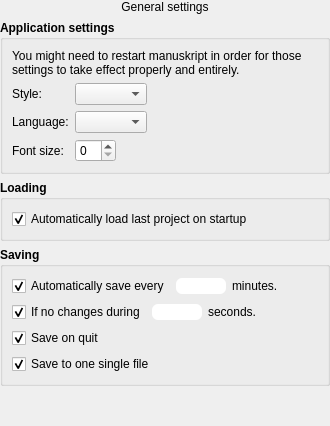
     <widget class="QWidget" name="stackedWidgetPage1">
      <layout class="QVBoxLayout" name="verticalLayout_7">
       <property name="leftMargin">
        <number>0</number>
       </property>
       <property name="topMargin">
        <number>0</number>
       </property>
       <property name="rightMargin">
        <number>0</number>
       </property>
       <property name="bottomMargin">
        <number>0</number>
       </property>
       <item>
        <widget class="QLabel" name="lblTitleGeneral">
         <property name="sizePolicy">
          <sizepolicy hsizetype="Preferred" vsizetype="Fixed">
           <horstretch>0</horstretch>
           <verstretch>0</verstretch>
          </sizepolicy>
         </property>
         <property name="text">
          <string>General settings</string>
         </property>
         <property name="alignment">
          <set>Qt::AlignCenter</set>
         </property>
        </widget>
       </item>
       <item>
        <widget class="QGroupBox" name="groupBox_2">
         <property name="font">
          <font>
           <weight>75</weight>
           <bold>true</bold>
          </font>
         </property>
         <property name="title">
          <string>Application settings</string>
         </property>
         <layout class="QFormLayout" name="formLayout_13">
          <property name="fieldGrowthPolicy">
           <enum>QFormLayout::FieldsStayAtSizeHint</enum>
          </property>
          <item row="3" column="0">
           <widget class="QLabel" name="label_56">
            <property name="font">
             <font>
              <weight>50</weight>
              <bold>false</bold>
             </font>
            </property>
            <property name="text">
             <string>Style:</string>
            </property>
           </widget>
          </item>
          <item row="3" column="1">
           <widget class="QComboBox" name="cmbStyle">
            <property name="font">
             <font>
              <weight>50</weight>
              <bold>false</bold>
             </font>
            </property>
           </widget>
          </item>
          <item row="6" column="0">
           <widget class="QLabel" name="label_57">
            <property name="font">
             <font>
              <weight>50</weight>
              <bold>false</bold>
             </font>
            </property>
            <property name="text">
             <string>Language:</string>
            </property>
           </widget>
          </item>
          <item row="6" column="1">
           <widget class="QComboBox" name="cmbTranslation">
            <property name="font">
             <font>
              <weight>50</weight>
              <bold>false</bold>
             </font>
            </property>
           </widget>
          </item>
          <item row="7" column="0">
           <widget class="QLabel" name="label_58">
            <property name="font">
             <font>
              <weight>50</weight>
              <bold>false</bold>
             </font>
            </property>
            <property name="text">
             <string>Font size:</string>
            </property>
           </widget>
          </item>
          <item row="7" column="1">
           <widget class="QSpinBox" name="spnGeneralFontSize">
            <property name="font">
             <font>
              <weight>50</weight>
              <bold>false</bold>
             </font>
            </property>
           </widget>
          </item>
          <item row="2" column="0" colspan="2">
           <widget class="QLabel" name="label_2">
            <property name="font">
             <font>
              <weight>50</weight>
              <bold>false</bold>
             </font>
            </property>
            <property name="text">
             <string>You might need to restart manuskript in order for those settings to take effect properly and entirely.</string>
            </property>
            <property name="wordWrap">
             <bool>true</bool>
            </property>
           </widget>
          </item>
         </layout>
        </widget>
       </item>
       <item>
        <widget class="QGroupBox" name="groupBox_10">
         <property name="font">
          <font>
           <weight>75</weight>
           <bold>true</bold>
          </font>
         </property>
         <property name="title">
          <string>Loading</string>
         </property>
         <layout class="QVBoxLayout" name="verticalLayout_18">
          <item>
           <widget class="QCheckBox" name="chkAutoLoad">
            <property name="font">
             <font>
              <weight>50</weight>
              <bold>false</bold>
             </font>
            </property>
            <property name="text">
             <string>Automatically load last project on startup</string>
            </property>
            <property name="checked">
             <bool>true</bool>
            </property>
           </widget>
          </item>
         </layout>
        </widget>
       </item>
       <item>
        <widget class="QGroupBox" name="groupBox">
         <property name="font">
          <font>
           <weight>75</weight>
           <bold>true</bold>
          </font>
         </property>
         <property name="title">
          <string>Saving</string>
         </property>
         <layout class="QVBoxLayout" name="verticalLayout_6">
          <item>
           <layout class="QHBoxLayout" name="horizontalLayout_5">
            <item>
             <widget class="QCheckBox" name="chkAutoSave">
              <property name="font">
               <font>
                <weight>50</weight>
                <bold>false</bold>
               </font>
              </property>
              <property name="text">
               <string>Automatically save every</string>
              </property>
              <property name="checked">
               <bool>true</bool>
              </property>
             </widget>
            </item>
            <item>
             <widget class="QLineEdit" name="txtAutoSave">
              <property name="sizePolicy">
               <sizepolicy hsizetype="Preferred" vsizetype="Fixed">
                <horstretch>0</horstretch>
                <verstretch>0</verstretch>
               </sizepolicy>
              </property>
              <property name="maximumSize">
               <size>
                <width>50</width>
                <height>16777215</height>
               </size>
              </property>
              <property name="font">
               <font>
                <weight>50</weight>
                <bold>false</bold>
               </font>
              </property>
              <property name="styleSheet">
               <string notr="true">border-radius: 6px;</string>
              </property>
              <property name="maxLength">
               <number>3</number>
              </property>
              <property name="alignment">
               <set>Qt::AlignCenter</set>
              </property>
             </widget>
            </item>
            <item>
             <widget class="QLabel" name="label">
              <property name="font">
               <font>
                <weight>50</weight>
                <bold>false</bold>
               </font>
              </property>
              <property name="text">
               <string>minutes.</string>
              </property>
             </widget>
            </item>
            <item>
             <spacer name="horizontalSpacer_3">
              <property name="font">
               <font>
                <weight>50</weight>
                <bold>false</bold>
               </font>
              </property>
              <property name="orientation">
               <enum>Qt::Horizontal</enum>
              </property>
              <property name="sizeHint" stdset="0">
               <size>
                <width>40</width>
                <height>20</height>
               </size>
              </property>
             </spacer>
            </item>
           </layout>
          </item>
          <item>
           <layout class="QHBoxLayout" name="horizontalLayout_7">
            <item>
             <widget class="QCheckBox" name="chkAutoSaveNoChanges">
              <property name="font">
               <font>
                <weight>50</weight>
                <bold>false</bold>
               </font>
              </property>
              <property name="text">
               <string>If no changes during</string>
              </property>
              <property name="checked">
               <bool>true</bool>
              </property>
             </widget>
            </item>
            <item>
             <widget class="QLineEdit" name="txtAutoSaveNoChanges">
              <property name="sizePolicy">
               <sizepolicy hsizetype="Preferred" vsizetype="Fixed">
                <horstretch>0</horstretch>
                <verstretch>0</verstretch>
               </sizepolicy>
              </property>
              <property name="maximumSize">
               <size>
                <width>50</width>
                <height>16777215</height>
               </size>
              </property>
              <property name="font">
               <font>
                <weight>50</weight>
                <bold>false</bold>
               </font>
              </property>
              <property name="styleSheet">
               <string notr="true">border-radius: 6px;</string>
              </property>
              <property name="maxLength">
               <number>3</number>
              </property>
              <property name="alignment">
               <set>Qt::AlignCenter</set>
              </property>
             </widget>
            </item>
            <item>
             <widget class="QLabel" name="label_14">
              <property name="font">
               <font>
                <weight>50</weight>
                <bold>false</bold>
               </font>
              </property>
              <property name="text">
               <string>seconds.</string>
              </property>
             </widget>
            </item>
            <item>
             <spacer name="horizontalSpacer_4">
              <property name="font">
               <font>
                <weight>50</weight>
                <bold>false</bold>
               </font>
              </property>
              <property name="orientation">
               <enum>Qt::Horizontal</enum>
              </property>
              <property name="sizeHint" stdset="0">
               <size>
                <width>40</width>
                <height>20</height>
               </size>
              </property>
             </spacer>
            </item>
           </layout>
          </item>
          <item>
           <widget class="QCheckBox" name="chkSaveOnQuit">
            <property name="font">
             <font>
              <weight>50</weight>
              <bold>false</bold>
             </font>
            </property>
            <property name="text">
             <string>Save on quit</string>
            </property>
            <property name="checked">
             <bool>true</bool>
            </property>
           </widget>
          </item>
          <item>
           <widget class="QCheckBox" name="chkSaveToZip">
            <property name="font">
             <font>
              <weight>50</weight>
              <bold>false</bold>
             </font>
            </property>
            <property name="toolTip">
             <string>&lt;html&gt;&lt;head/&gt;&lt;body&gt;&lt;p&gt;If you check this option, your project will be save as one single file. Easier to copy or backup, but does not allow collaborative editing, or versionning.&lt;br/&gt;If this is unchecked, your project will be save as a folder containing many small files.&lt;/p&gt;&lt;/body&gt;&lt;/html&gt;</string>
            </property>
            <property name="statusTip">
             <string/>
            </property>
            <property name="text">
             <string>Save to one single file</string>
            </property>
            <property name="checked">
             <bool>true</bool>
            </property>
           </widget>
          </item>
         </layout>
        </widget>
       </item>
       <item>
        <spacer name="verticalSpacer_2">
         <property name="orientation">
          <enum>Qt::Vertical</enum>
         </property>
         <property name="sizeHint" stdset="0">
          <size>
           <width>20</width>
           <height>40</height>
          </size>
         </property>
        </spacer>
       </item>
      </layout>
     </widget>
